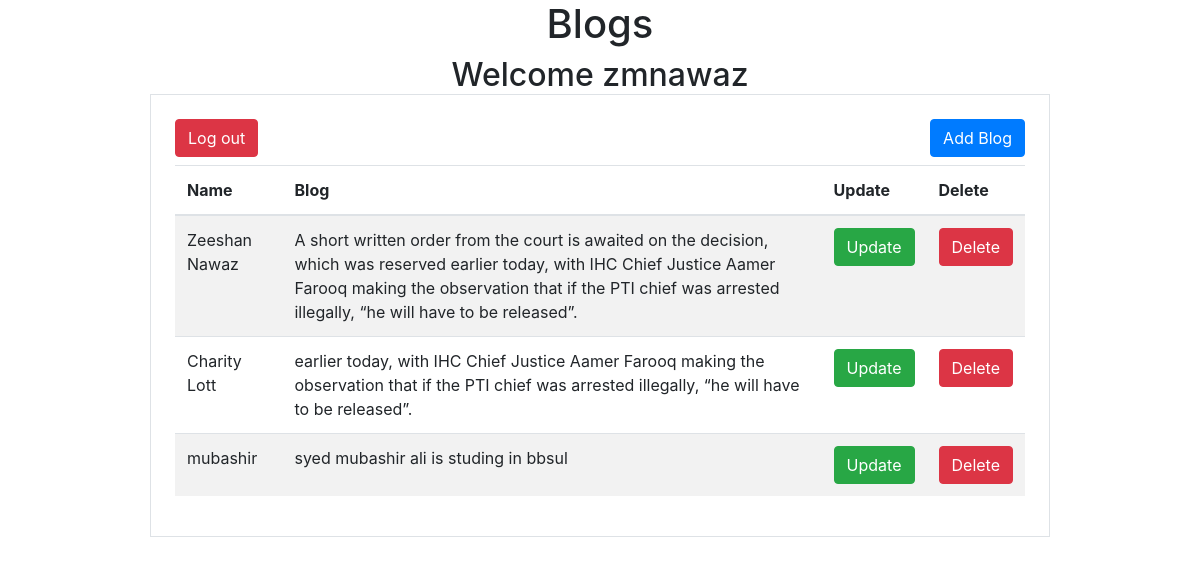
The page / (signed in) on the database its author committed.
### tables this page shows
CREATE TABLE `blogpost` (
  `id` int(100) NOT NULL,
  `name` varchar(255) NOT NULL,
  `blog` varchar(255) NOT NULL
);

### index.php (the view, shortened to what this page needs)
   <?php include "./blog/headFoot/header.php"; ?>
   <?php include("./db/dbconn.php") ?>
   <?php
   if (isset($_SESSION["username"])){
      echo "<h2 class='container w-200px m-auto text-center'>Welcome ".$_SESSION["username"]."</h2>";
   }
   ?>
<div class="container m-auto w-75 text-left border p-4 mt-4">
  <?php
  if (isset($_SESSION["username"])) {
    echo '
      <div class="d-flex justify-content-between">
        <a href="./auth/logout.php">
          <button class="btn btn-danger mb-2">Log out</button>
        </a>
        <button class="btn btn-primary mb-2" data-bs-toggle="modal" data-bs-target="#exampleModal">Add Blog</button>
      </div>
    ';
  }
  ?>
   <table class="table table-hover table-border table-striped">
    <thead>
        <tr>
        <th scope="col">Name</th>
        <th scope="col">Blog</th>
          <?php
  if (isset($_SESSION["username"])) {
    echo '
        <th scope="col">Update</th>
        <th scope="col">Delete</th>
    ';
  }
  ?>
        </tr>
    </thead>
    <tbody>
    <?php
    $query = "select * from blogpost";
    $result = mysqli_query($conn, $query);
    if (!$result) {
      echo "No Blog found".mysqli_error($conn);
    }
    else{
      while($row = mysqli_fetch_array($result)){
        ?>
        <tr>
          <td><?php echo $row['name']; ?></td>
          <td><?php echo $row['blog']; ?></td>
<?php
  if (isset($_SESSION["username"])) {
    echo '
          <td><a href="./blog/update_blog.php?id='.$row['id'].'" class="btn btn-success">Update</a></td>
          <td><a href="./blog/delete_blog.php?id='.$row['id'].'" class="btn btn-danger">Delete</a></td>
    ';
  }
?>
        </tr>
        <?php
      }
    }
    ?>
    </tbody>
    </table>
 <?php include "./blog/headFoot/footer.php"; ?>

### rows shown on the page
blogpost: name "Zeeshan Nawaz", blog "A short written order from the court is awaited on the decision, which was reserved earlier today, with IHC Chief Justice Aamer Farooq making the observation that if the PTI chief was arrested illegally, “he will have to be released”."
blogpost: name "Charity Lott", blog "earlier today, with IHC Chief Justice Aamer Farooq making the observation that if the PTI chief was arrested illegally, “he will have to be released”."
blogpost: name "mubashir", blog "syed mubashir ali is studing in bbsul"

### other values the page prints
$_SESSION["username"] "zmnawaz"
